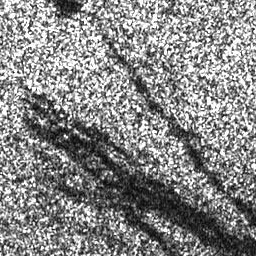
#> input picture backend/data/sample_images/s1_371.png, 256 x 256 px
$ python -i detector.py   (imports and definitions only)
#> lines starting #> are read from the running program, lines starting #| are printed output that depends on the picture; after the words box and inside, x2 and y2 are one past the last pixel; in counts of white or black regions, pixels touching at a corner belong together
### backend/app/config.py
"""
config.py — single source of truth for the demo scenario.

Change these constants and every module (detection, drift, AIS) stays in
sync, because they all import from here rather than hardcoding values.

Kept in sync with scripts/generate_ais.py's ORIGIN_LAT/LON and spill window
— if you change one, change the other (see the comment there).
"""
import json
from datetime import datetime, timedelta, timezone
from pathlib import Path

from app import geo_utils

# ---------------------------------------------------------------------------
# Real ocean forcing, fetched by scripts/fetch_ocean_forcing.py.
#
# When present this is what drives the drift engine: hourly ocean current plus
# 3% windage, from Open-Meteo, over each event's own coordinates and dates. It
# also carries the detected position each origin drifts to, which the sample
# tiles are anchored on — so the hindcast inverts real data rather than undoing
# a constant.
#
# When absent everything still runs on the static vector below, which is what
# DRD.md §2 originally specified. That fallback is deliberate: the demo must not
# depend on a file that needs the internet to build.
# ---------------------------------------------------------------------------
_FORCING_PATH = Path(__file__).resolve().parent.parent / "data" / "ocean_forcing.json"
try:
    OCEAN_FORCING = json.loads(_FORCING_PATH.read_text())
except (OSError, ValueError):
    OCEAN_FORCING = None


def forcing_for(scenario_id):
    """Real hourly drift series for an event, or None to use the static vector."""
    if not OCEAN_FORCING:
        return None
    return OCEAN_FORCING.get("scenarios", {}).get(scenario_id)

# ---------------------------------------------------------------------------
# Scenario ground truth (only "known" during generation — the pipeline is
# supposed to *recover* this from the image + AIS data, not read it directly)
# ---------------------------------------------------------------------------
# Offshore of Paradip Port, Odisha, in the Bay of Bengal. These have to be
# genuinely at sea: an earlier draft used coordinates ~15 km inland, which a
# 36 km-wide synthetic tile hid but a 2.5 km real Sentinel-1 tile renders as a
# slick sitting on top of the town. Checked against ETOPO1 bathymetry —
# every bearing from 10° to 250° stays at sea out to 90 km, which is what
# SEAWARD_BEARING_DEG in generate_ais.py encodes.
REGION_CENTER = (20.05, 86.95)                 # Bay of Bengal, off Paradip

# Fallback drift vector, used only when data/ocean_forcing.json is missing.
# The real forcing is per-event and time-varying; these constants are what
# DRD.md §2 originally specified, kept so the pipeline still runs offline
# before anyone has fetched the real data.
DRIFT_BEARING_DEG = 100          # compass bearing the slick drifts along
DRIFT_SPEED_KMH = 2.5            # ~1.35 knots, a plausible current+wind drift
SPILL_WINDOW_HOURS = 4           # +/- 2h around the implied spill time
HINDCAST_HOURS = 4.0             # assumed lag between spill and satellite pass

# ---------------------------------------------------------------------------
# Spill events in the region.
#
# There are four, not one, and this matters more than it looks. With a single
# scenario every sample tile was anchored to the same point, so every image
# produced the same origin, the same funnel and the same culprit — which is
# indistinguishable from a hardcoded answer no matter how honest the code is.
# Each tile now belongs to a different event, so changing the image genuinely
# changes where the drift lands and who gets caught.
#
# Constraints when editing:
#   * every origin AND its detected point must be at sea (ETOPO1 checked;
#     these sit in 28-1335 m of water)
#   * origins must be >= 35 km apart, comfortably beyond SPATIAL_RADIUS_KM, so
#     one event's vessels never leak into another's funnel
#   * spill times must sit well inside the AIS track window (TRACK_HOURS in
#     generate_ais.py, centred on TRACK_ANCHOR below)
# ---------------------------------------------------------------------------
TRACK_ANCHOR = datetime(2026, 9, 10, 10, 0, tzinfo=timezone.utc)


def _scenario(sid, label, origin, spill_time, guilty):
    """Derive the observable facts from the ground-truth ones. `detected` is
    where the slick has drifted to by the time the satellite sees it — that is
    what the sample tile gets anchored on, and what detector.py is expected to
    rediscover from pixels."""
    lat, lon = origin
    # Prefer where the real forcing actually carried the slick; fall back to the
    # static vector when the forcing file has not been built.
    real = forcing_for(sid)
#> further down, picture is the input picture: shape (256, 256); min 0, max 255, mean 135.1
    if real:
        det_lat, det_lon = real["detected_lat"], real["detected_lon"]
    else:
        det_lat, det_lon = geo_utils.project(
            lat, lon, DRIFT_BEARING_DEG, DRIFT_SPEED_KMH * HINDCAST_HOURS)
    return {
        "id": sid,
        "label": label,
        "origin_lat": lat,
        "origin_lon": lon,
        "spill_time": spill_time,
        "detection_ts": spill_time + timedelta(hours=HINDCAST_HOURS),
        "detected_lat": det_lat,
        "detected_lon": det_lon,
        "guilty": guilty,
    }


SCENARIOS = [
    _scenario("sc_01", "Paradip approach",
              (20.15, 86.82), datetime(2026, 9, 9, 16, 0, tzinfo=timezone.utc),
              "BAY VOYAGER"),
    _scenario("sc_02", "Outer anchorage",
              (20.28, 87.18), datetime(2026, 9, 10, 4, 0, tzinfo=timezone.utc),
              "MV KALINGA PRIDE"),
    _scenario("sc_03", "Southern lane",
              (19.72, 86.78), datetime(2026, 9, 10, 16, 0, tzinfo=timezone.utc),
              "ORIENT MARINER"),
    _scenario("sc_04", "Deep-water crossing",
              (19.80, 87.15), datetime(2026, 9, 11, 4, 0, tzinfo=timezone.utc),
              "MV SILVER TIDE"),
]
SCENARIOS_BY_ID = {sc["id"]: sc for sc in SCENARIOS}
DEFAULT_SCENARIO_ID = SCENARIOS[0]["id"]


def scenario(scenario_id=None):
    return SCENARIOS_BY_ID.get(scenario_id or DEFAULT_SCENARIO_ID, SCENARIOS[0])


# ---------------------------------------------------------------------------
# Sample image geography (see scripts/generate_sample_image.py)
# ---------------------------------------------------------------------------
IMAGE_SIZE_PX = 512
IMAGE_HALF_WIDTH_KM = 18   # image covers +/- this many km around DETECTED_LAT/LON
SAMPLE_IMAGES_DIR = "data/sample_images"

# Ground sample distance used to georeference the real Sentinel-1 tiles pulled
# by scripts/fetch_sar_tiles.py. 10 m/px is Sentinel-1 IW GRD nominal pixel
# spacing. The SOS dataset ships its crops without geocoding, so this is a
# stated assumption rather than a recovered value — see the script's docstring.
TILE_METRES_PER_PX = 10.0

# Real Sentinel-1 tiles first, so the app auto-loads real imagery rather than
# the synthetic stand-in (PRD.md §5 requires at least one detection on a real
# Zenodo sample). Pull them with scripts/fetch_sar_tiles.py; the synthetic one
# stays as an offline fallback and as the fixture the ground-truth check uses.
# Each tile is bound to a different spill event, so switching tiles changes the
# origin, the spill window and the vessel that gets caught — not just the
# pixels. Re-run scripts/fetch_sar_tiles.py after changing a binding.
SAMPLE_IMAGES = [
    {"id": "s1_371", "label": "Sentinel-1 — linear slick, Paradip approach",
     "file": "s1_371.png", "scenario": "sc_01"},
    {"id": "s1_485", "label": "Sentinel-1 — branching slick, outer anchorage",
     "file": "s1_485.png", "scenario": "sc_02"},
    {"id": "s1_473", "label": "Sentinel-1 — diffuse slick, southern lane",
     "file": "s1_473.png", "scenario": "sc_03"},
    {"id": "sar_001", "label": "Synthetic stand-in — deep-water crossing",
     "file": "sar_001.png", "scenario": "sc_04"},
]

# ---------------------------------------------------------------------------
# Detection tuning
# ---------------------------------------------------------------------------
MIN_BLOB_AREA_PX = 200          # ignore speckle smaller than this after thresholding

# ---------------------------------------------------------------------------
# Attribution gate — when is a detection good enough to accuse someone?
#
# Otsu always returns the darkest region in the frame, so feeding in a tile with
# no oil in it still yields a polygon. Without a gate the pipeline would then
# hindcast that non-existent slick and name a real vessel as responsible for it.
# That is a false accusation, and it is a far worse failure than staying quiet.
#
# Thresholds measured, not guessed — scripts/validate_detector.py --gate scores
# these against the dataset's own labels over 60 tiles with no oil and 60 with:
#
#     confidence >= 0.40 and lookalike_risk <= 0.60
#       blocks 60/60 (100%) of the no-oil tiles
#       blocks 11/60  (18%) of genuine slicks
#
# The asymmetry is deliberate. Declining to attribute a real spill costs an
# analyst a second look; attributing a spill that never happened costs a ship
# operator their reputation.
# ---------------------------------------------------------------------------
MIN_ATTRIBUTION_CONFIDENCE = 0.40
MAX_ATTRIBUTION_LOOKALIKE_RISK = 0.60

# ---------------------------------------------------------------------------
# Drift engine tuning
# ---------------------------------------------------------------------------
N_PARTICLES = 150
DIFFUSION_KM_PER_HOUR = 0.6     # small per-step random spread simulating uncertainty
STEP_HOURS = 0.5
FORECAST_HOURS = 6              # S1 — forward projection horizon

# ---------------------------------------------------------------------------
# Attribution scoring weights (must sum to 1.0 — see MASTER_REFERENCE_INDEX.md)
# ---------------------------------------------------------------------------
WEIGHTS = {
    "spatial": 0.25,
    "temporal": 0.20,
    "trajectory": 0.20,
    "speed_anomaly": 0.10,
    "course_anomaly": 0.10,
    "loitering": 0.05,
    "ais_anomaly": 0.05,
    "vessel_type": 0.05,
}
# /api/vessels returns the track trimmed to the spill window plus this much
# padding either side. The full roster track is 60 h of bounded random walk,
# which draws as an unreadable scribble and tells a judge nothing — the useful
# question is only ever "where was it around the time of the spill".
TRACK_WINDOW_PAD_HOURS = 6

SPATIAL_RADIUS_KM = 15          # distance beyond which spatial_score -> 0
TEMPORAL_DECAY_HOURS = 24       # how fast temporal_score decays with time offset
TRAJECTORY_RADIUS_KM = 15       # distance beyond which trajectory_score -> 0

### backend/app/detector.py
"""
detector.py — classical CV oil-spill detection (SACD.md component #1).

Deliberately NOT a trained model (see BL.md's WON'T list) — thresholding +
morphology + connected-component selection on the darkest, most compact
region in the frame. This is the same category of technique the reference
architecture calls for; it's the *training* we're skipping, not the concept.

Works on any grayscale image + a geographic bounding box (see
scripts/generate_sample_image.py for how the demo image was built) — swap in
a real Zenodo SAR tile and its bounding box and this code doesn't change.
"""
from dataclasses import dataclass

import cv2
import numpy as np

from app import config


@dataclass
class DetectionResult:
    mask: np.ndarray            # binary mask, same size as input image
    contour_px: np.ndarray      # Nx2 array of (x, y) pixel coordinates
    confidence: float           # 0-1 heuristic confidence
    candidate_regions: int      # dark regions that survived thresholding
    rejected_lookalikes: int    # ...of which this many lost to the winner
    lookalike_risk: float       # 0-1, how ambiguous this detection is (S4)
    lookalike_note: str         # one plain sentence for the UI


def attribution_gate(confidence, lookalike_risk):
    """Is this detection solid enough to trace and attribute?

    Returns (attributable, reason). `reason` is None when the detection passes,
    and otherwise a sentence fit to show a user — this text is the whole point
    of the gate, so it has to explain itself rather than just saying "no".
    """
    if confidence < config.MIN_ATTRIBUTION_CONFIDENCE:
        return False, (
            f"Detection confidence {confidence:.0%} is below the "
            f"{config.MIN_ATTRIBUTION_CONFIDENCE:.0%} threshold required to trace an "
            f"origin or name a vessel. The darkest region in this scene is not "
            f"convincingly an oil slick.")
    if lookalike_risk > config.MAX_ATTRIBUTION_LOOKALIKE_RISK:
        return False, (
            f"Look-alike risk {lookalike_risk:.0%} exceeds the "
            f"{config.MAX_ATTRIBUTION_LOOKALIKE_RISK:.0%} ceiling. This scene has several "
            f"comparably dark regions, so the one selected cannot be attributed "
            f"to a vessel with any confidence.")
    return True, None


def _compactness(contour_px, area_px):
    """Isoperimetric ratio: 1.0 = perfect circle, lower = more irregular.
    Oil slicks tend to be smoother/more elongated-but-solid than speckle or
    broken look-alike patches — a cheap, explainable proxy, not a trained
    classifier."""
    perimeter_px = cv2.arcLength(contour_px, closed=True)
    if perimeter_px == 0:
        return 0.0
    return float(4 * np.pi * area_px / (perimeter_px ** 2))


def detect(image_gray: np.ndarray) -> DetectionResult:
    """
    Pipeline: denoise -> Otsu threshold (inverted, since a slick is DARKER
    than open water in SAR backscatter) -> morphological cleanup -> pick the
    largest sufficiently-compact connected component -> return its mask +
    contour + a confidence heuristic.
    """
    denoised = cv2.GaussianBlur(image_gray, (5, 5), 0)
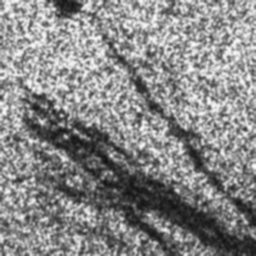
#> denoised: shape (256, 256); min 18, max 250, mean 135.1

    # Otsu picks a data-driven threshold rather than a hardcoded brightness
    # cutoff, which matters since sea-state brightness varies image to image.
    _, mask = cv2.threshold(denoised, 0, 255, cv2.THRESH_BINARY_INV + cv2.THRESH_OTSU)
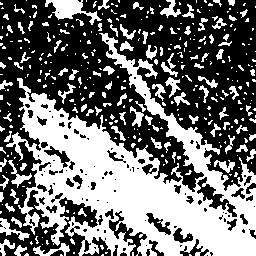
#> mask: shape (256, 256); 43.6% white; 360 white regions (262 under 20 px), largest, box (x1, y1, x2, y2) and area: (6, 33, 256, 256) 21256, (45, 0, 102, 25) 596, (0, 218, 30, 241) 219

    kernel = np.ones((5, 5), np.uint8)
    mask = cv2.morphologyEx(mask, cv2.MORPH_OPEN, kernel, iterations=2)   # drop speckle
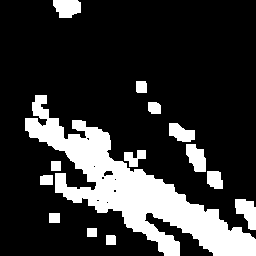
#> mask: shape (256, 256); 20.8% white; 14 white regions, largest, box (x1, y1, x2, y2) and area: (25, 95, 256, 256) 10769, (235, 199, 256, 230) 425, (53, 0, 81, 18) 410
    mask = cv2.morphologyEx(mask, cv2.MORPH_CLOSE, kernel, iterations=2)  # fill small gaps
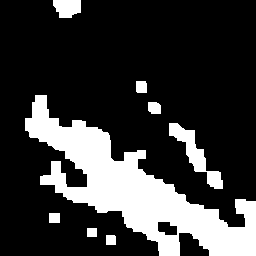
#> mask: shape (256, 256); 22.2% white; 8 white regions

    contours, _ = cv2.findContours(mask, cv2.RETR_EXTERNAL, cv2.CHAIN_APPROX_SIMPLE)
#> contours = 8 contours; box (x1, y1, x2, y2) and area: (25, 95, 256, 256) 12240, (169, 123, 223, 189) 916, (53, 0, 81, 18) 374, (148, 102, 161, 114) 120, (136, 81, 147, 93) 108, (49, 213, 60, 223) 90, (106, 235, 116, 245) 80, (87, 228, 97, 237) 72
#> (the run stopped early here; a loop or call above may not have finished)

$ run again, on backend/data/sample_images/s1_473.png
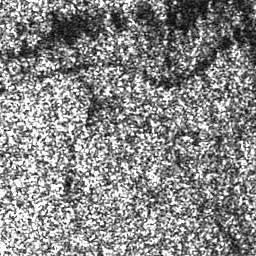
#> input picture backend/data/sample_images/s1_473.png, 256 x 256 px
#> picture is the input picture: shape (256, 256); min 0, max 255, mean 136.2
#> in detect, `_, mask = cv2.threshold(denoised, 0, 255, cv2.THRESH_BINARY_INV + cv2...`:
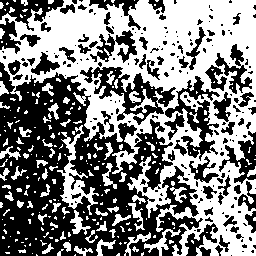
#> mask: shape (256, 256); 50.2% white; 205 black regions (140 under 20 px), largest, box (x1, y1, x2, y2) and area: (0, 62, 203, 256) 19922, (80, 67, 176, 125) 1787, (165, 76, 220, 161) 1420
#> in detect, `mask = cv2.morphologyEx(mask, cv2.MORPH_CLOSE, kernel, iterations=2)`:
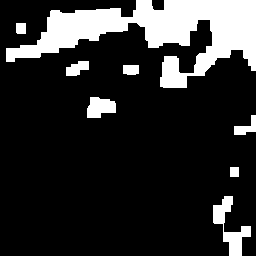
#> mask: shape (256, 256); 17.6% white; 8 white regions
#> contours = 8 contours; box (x1, y1, x2, y2) and area: (6, 0, 256, 88) 8939, (213, 196, 251, 256) 740, (87, 97, 116, 118) 414, (66, 61, 89, 76) 202, (234, 115, 256, 135) 183, (123, 65, 139, 75) 129, (16, 23, 26, 34) 90, (230, 167, 239, 177) 72

$ run again, on backend/data/sample_images/s1_485.png
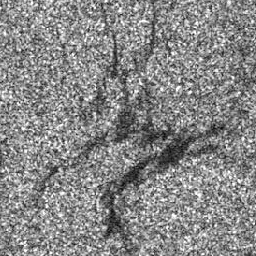
#> input picture backend/data/sample_images/s1_485.png, 256 x 256 px
#> picture is the input picture: shape (256, 256); min 3, max 255, mean 135.6
#> in detect, `_, mask = cv2.threshold(denoised, 0, 255, cv2.THRESH_BINARY_INV + cv2...`:
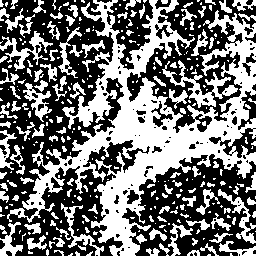
#> mask: shape (256, 256); 45% white; 333 white regions (218 under 20 px), largest, box (x1, y1, x2, y2) and area: (7, 0, 256, 256) 17985, (162, 60, 238, 108) 901, (0, 31, 53, 71) 599
#> in detect, `mask = cv2.morphologyEx(mask, cv2.MORPH_CLOSE, kernel, iterations=2)`:
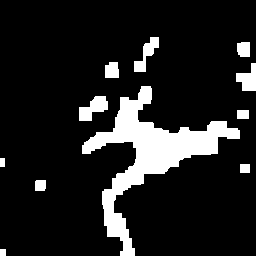
#> mask: shape (256, 256); 12.9% white; 11 white regions
#> contours = 11 contours; largest, box (x1, y1, x2, y2) and area: (82, 86, 240, 256) 6134, (79, 96, 108, 121) 375, (236, 63, 256, 91) 310, (134, 37, 159, 72) 307, (105, 62, 119, 78) 177
